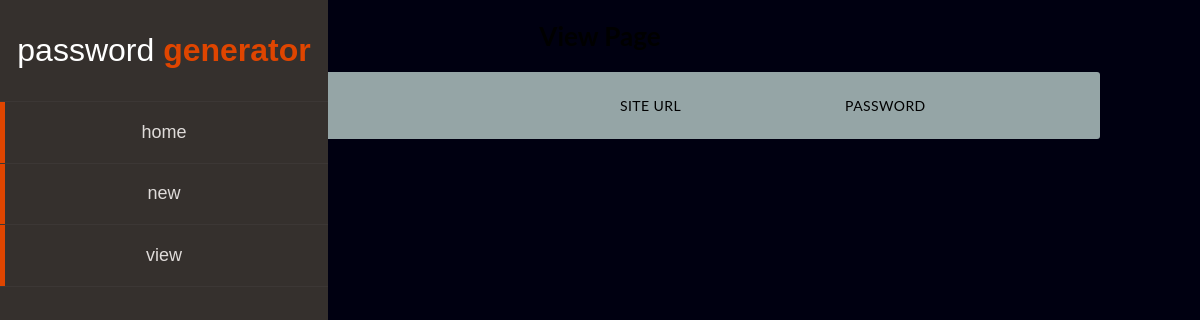
Before: /view/ with the older database file.
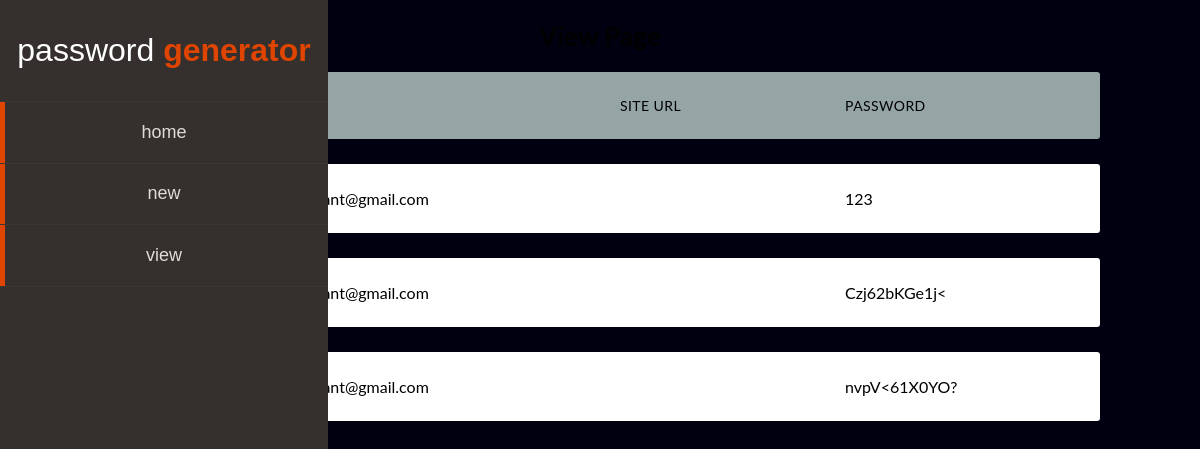
After: the same page with the newer database file.
### main/models.py (models this page shows, shortened)
class Passwords(models.Model):
    username = models.CharField(max_length=20)
    email = models.EmailField(max_length=50)
    siteurl = models.URLField(max_length=100)
    password = models.CharField(max_length=20)

### main/views.py (the view)
# urls.py: path("view/", views.view, name="view"),
def view(response):
    db = Passwords.objects.all().values()
    return render(response, "main/view.html", {"db":db})

### main/templates/main/view.html (shortened to what this page needs)
{% extends 'main/base.html' %}
{% block content %}
<div class="container">
    <h2>View Page</h2>
    <ul class="responsive-table">
        <li class="table-header">
          <div class="col col-1">Username</div>
          <div class="col col-2">Email ID</div>
          <div class="col col-3">Site URL</div>
          <div class="col col-4">Password</div>
        </li>
        {% for data in db%}
        <li class="table-row">
            <div class="col col-1" data-label="Username">{{data.username}}</div>
            <div class="col col-2" data-label="Email ID">{{data.email}}</div>
            <div class="col col-3" data-label="Site URL">{{data.siteurl}}</div>
            <div class="col col-4" data-label="Password">{{data.password}}</div>
        </li>
        {% endfor %}
    </ul>
</div>
{% endblock content %}

Changed rows visible on the page:
added Passwords: email "bisenvedant@gmail.com", password "123"
added Passwords: email "bisenvedant@gmail.com", password "Czj62bKGe1j<"
added Passwords: email "bisenvedant@gmail.com", password "nvpV<61X0YO?"
